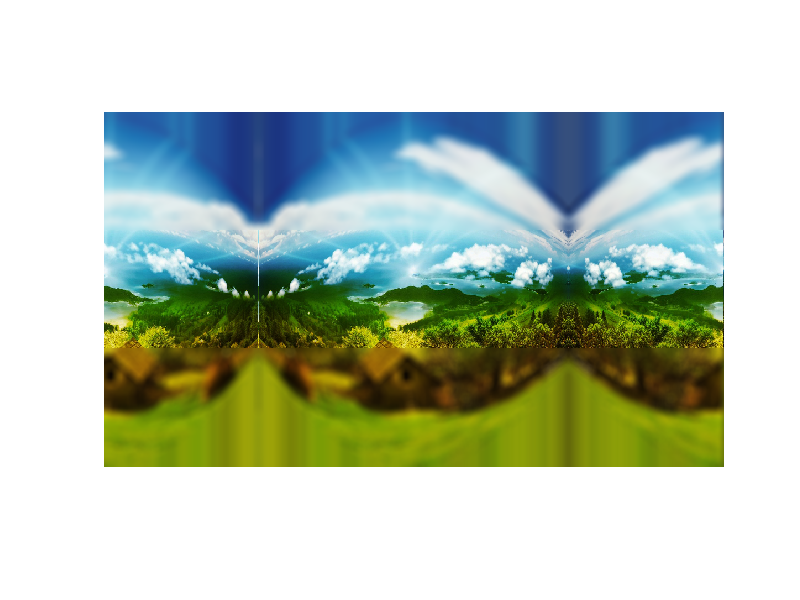

Write MATLAB code to recreate this figure.
load('stretch.mat');
length = size(stretch, 1);
breadth = size(stretch, 2);
%Blur the top third and bottom third of the image
blur_fraction = 3;
%Experiment with any of the filters, whatever gives the best results
myfilter = fspecial('disk', 10);%fspecial('gaussian', [8, 8], 0.5);

%% Dividing the image into three portions
upperimage = stretch(1:(length/blur_fraction),:,:);
centralimage = stretch((length/blur_fraction):(2*(length/blur_fraction)),:,:);
lowerimage = stretch((2*(length/blur_fraction)):length,:,:);
%% Smoothening each dimension and joining to create the final

utempr = upperimage(:,:,1);
utempg = upperimage(:,:,2);
utempb = upperimage(:,:,3);

ltempr = lowerimage(:,:,1);
ltempg = lowerimage(:,:,2);
ltempb = lowerimage(:,:,3);

ltempr = imfilter(ltempr,myfilter,'replicate');
ltempg = imfilter(ltempg,myfilter,'replicate');
ltempb = imfilter(ltempb,myfilter,'replicate');

utempr = imfilter(utempr,myfilter,'replicate');
utempg = imfilter(utempg,myfilter,'replicate');
utempb = imfilter(utempb,myfilter,'replicate');

upperimage(:,:,1) = utempr;
upperimage(:,:,2) = utempg;
upperimage(:,:,3) = utempb;

lowerimage(:,:,1) = ltempr;
lowerimage(:,:,2) = ltempg;
lowerimage(:,:,3) = ltempb;

blurredimage = [upperimage;centralimage;lowerimage];
imshow(blurredimage);

%% Cleaning up 

clear lowerimage upperimage utempr utempg utempb ltempr ltempg ltempb ...
    centralimage stretch blur_fraction myfilter
